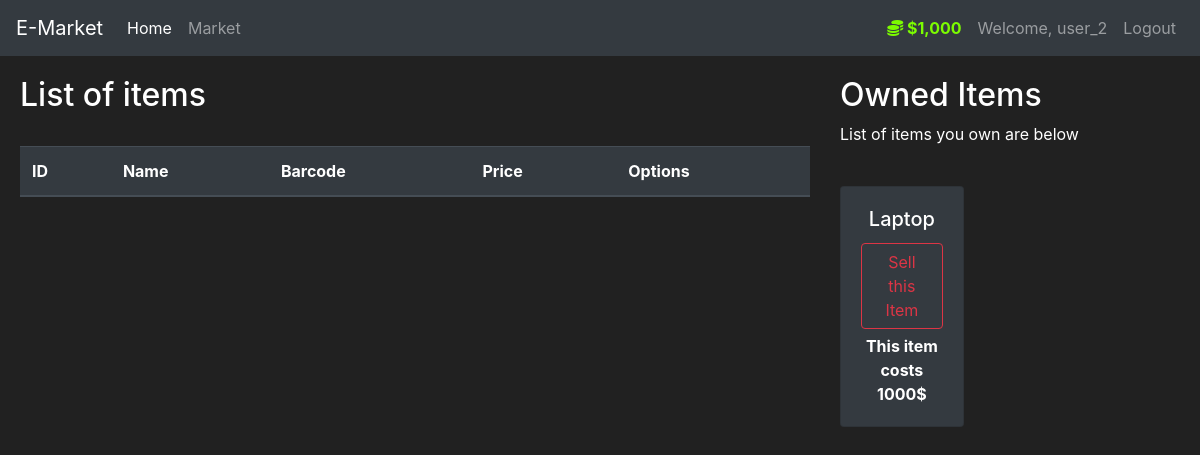
Page /market (signed in) on the committed database.
### market/models.py (models this page shows, shortened)
class User(db.Model, UserMixin):
    id = db.Column(db.Integer(), primary_key=True)
    username = db.Column(db.String(length=30), nullable=False, unique=True)
    email = db.Column(db.String(length=50), nullable=False, unique=True)
    password_hash = db.Column(db.String(length=60), nullable=False)
    budget = db.Column(db.Integer(), nullable=False, default=1000)
    items = db.relationship('Items', backref='owned_user', lazy=True)
    @property
    def decorative_budget(self):
        if len(str(self.budget)) >= 4:
            return f"{str(self.budget)[:-3]},{str(self.budget)[-3:]}"
        else:
            return str(self.budget)
    @property
    def password(self):
        return self.password

class Items(db.Model):
    id = db.Column(db.Integer(), primary_key=True)
    name = db.Column(db.String(length=30),nullable=False, unique=True)
    price = db.Column(db.Integer(), nullable=False)
    barcode = db.Column(db.String(length=12), nullable=False, unique=True)
    description = db.Column(db.String(length=1024), nullable=False, unique=True)
    owner = db.Column(db.Integer(), db.ForeignKey('user.id'))

### market/route.py (the view, shortened to what this page needs)
@app.route('/market', methods=['GET', 'POST'])
@login_required
def market_page():
    purchase_form = PurchaseItemForm()
    selling_form = SellItemForm()
    if request.method=="GET":
        items = Items.query.filter_by(owner=None)
        owned_items = Items.query.filter_by(owner=current_user.id)
        return render_template('market.html', items=items, purchase_form=purchase_form, owned_items=owned_items, selling_form=selling_form)

### market/models.py (called while the page is built)
@login_manager.user_loader
def load_user(user_id):
    return User.query.get(int(user_id))

### market/templates/market.html (shortened to what this page needs)
{% extends 'base.html' %}
{% block content %}
<div class="row">
    <div class="col-8" style="margin-top: 20px; margin-left: 20px;">
        <h2>List of items</h2>
        <br>
        <table class="table table-hover table-dark">
            <thead>
                <tr>
                    <th scope="col">ID</th>
                    <th scope="col">Name</th>
                    <th scope="col">Barcode</th>
                    <th scope="col">Price</th>
                    <th scope="col">Options</th>
                </tr>
            </thead>
        </table>
    </div>
    <div class=" col-3" style="margin-top: 20px; margin-right: 20px;">
        <h2>Owned Items</h2>
        <p>List of items you own are below</p>
        <br>
        <div class="row">
            {% for owned_item in owned_items %}
            <div class="col-md-6">
                <div style="margin-bottom: 5px" class="card text-center bg-dark">
                    <div class="card-body">
                        <h5 class="card-title">{{ owned_item.name }}</h5>
                        <button type="button" class="btn btn-outline-danger" style="margin-bottom: 5px"
                            data-toggle="modal" data-target="#Modal-SellingConfirm-{{ owned_item.id }}">
                            Sell this Item
                        </button>
                        <p class="card-text"><strong>This item costs {{ owned_item.price }}$</strong></p>
                    </div>
                </div>
            </div>
            {% endfor %}
        </div>
    </div>
</div>
{% endblock %}

### market/templates/base.html (shortened to what this page needs)
<!doctype html>
<html lang="en">
<head>
    <link rel="stylesheet" href="https://cdn.jsdelivr.net/npm/bootstrap@4.5.3/dist/css/bootstrap.min.css"
>
</head>
<body>
    <nav class="navbar navbar-expand-md navbar-dark bg-dark">
        <a class="navbar-brand" href="#">E-Market</a>
        <div class="collapse navbar-collapse" id="navbarNav">
            <ul class="navbar-nav mr-auto">
                <li class="nav-item active">
                    <a class="nav-link" href="{{ url_for('home_page') }}">Home </a>
                </li>
                <li class="nav-item">
                    <a class="nav-link" href="{{ url_for('market_page') }}">Market</a>
                </li>
            </ul>
            {% if current_user.is_authenticated %}
            <ul class="navbar-nav">
                <li class="nav-item">
                    <a class="nav-link" style="color: lawngreen; font-weight: bold">
                        <i class="fas fa-coins"></i>
                        ${{ current_user.decorative_budget }}
                    </a>
                </li>
                <li class="nav-item">
                    <a class="nav-link">Welcome, {{ current_user.username }}</a>
                </li>
                <li class="nav-item">
                    <a class="nav-link" href="{{ url_for('logout_page') }}">Logout</a>
                </li>
            </ul>
            {% endif %}
        </div>
    </nav>
    {% block content %}
    {% endblock %}
</body>
</html>

### market/templates/base.html (style rules this page uses)
body { background-color: #212121; color: white }

### rows in the picture
User: decorative_budget "1,000", username "user_2"
Items: name "Laptop", price "1000"
